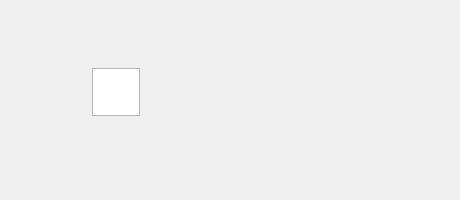
<?xml version="1.0" encoding="UTF-8"?>
<ui version="4.0">
 <class>Prompt</class>
 <widget class="QDialog" name="Prompt">
  <property name="enabled">
   <bool>true</bool>
  </property>
  <property name="geometry">
   <rect>
    <x>400</x>
    <y>55</y>
    <width>460</width>
    <height>200</height>
   </rect>
  </property>
  <property name="windowTitle">
   <string>Dialog</string>
  </property>
  <widget class="QLabel" name="prompt_title_label">
   <property name="geometry">
    <rect>
     <x>0</x>
     <y>20</y>
     <width>460</width>
     <height>30</height>
    </rect>
   </property>
  </widget>
  <widget class="QLabel" name="prompt_info_label">
   <property name="geometry">
    <rect>
     <x>30</x>
     <y>70</y>
     <width>400</width>
     <height>130</height>
    </rect>
   </property>
   <property name="text">
    <string/>
   </property>
  </widget>
   <widget class="QLabel" name="prompt_info_label_time">
   <property name="geometry">
    <rect>
     <x>100</x>
     <y>122</y>
     <width>34</width>
     <height>42</height>
    </rect>
   </property>
   <property name="text">
    <string/>
   </property>
  </widget>
  <widget class="QGraphicsView" name="prompt_info_icon">
   <property name="geometry">
    <rect>
     <x>92</x>
     <y>68</y>
     <width>48</width>
     <height>48</height>
    </rect>
   </property>
  </widget>
 </widget>
 <resources/>
 <connections/>
</ui>
